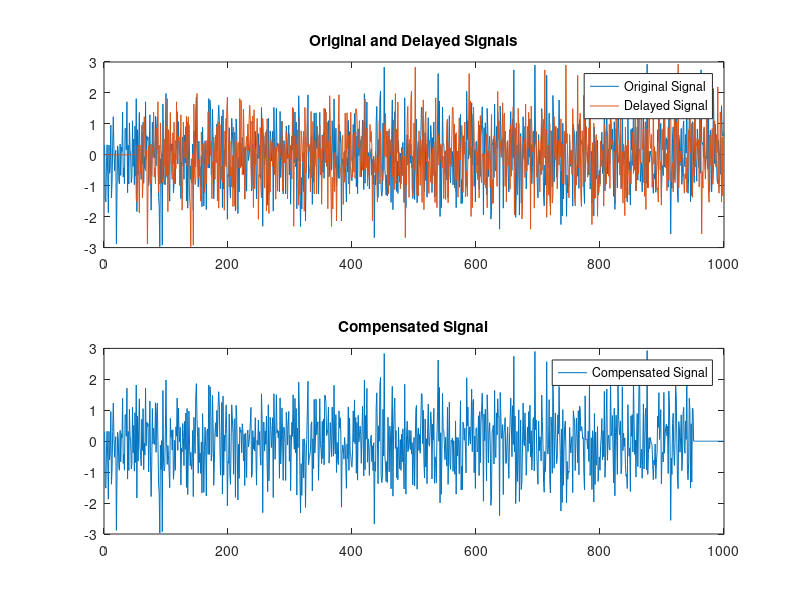

Recreate this plot in MATLAB.
% Define parameters for signal generation
N = 1000; % Number of samples
mean = 0; % Mean of the White Gaussian Noise
std = 1; % Standard deviation of the White Gaussian Noise
delay_samples = 50; % Delay in samples

% Generate the White Gaussian Noise signal
original_signal = mean + std .* randn(N, 1);

% Generate the delayed signal
delayed_signal = [zeros(delay_samples, 1); original_signal(1:end-delay_samples)];

% Compute discrete-time correlation and estimate the delay in samples
[correlation, lags] = xcorr(delayed_signal, original_signal, 'biased');
[~, I] = max(correlation);
estimated_delay = lags(I);

% Compensate the delay between the signals
compensated_signal = circshift(delayed_signal, -estimated_delay);

% Plot the signals
figure;
subplot(2,1,1);
plot(original_signal);
hold on;
plot(delayed_signal);
title('Original and Delayed Signals');
legend('Original Signal', 'Delayed Signal');
hold off;

subplot(2,1,2);
plot(compensated_signal);
title('Compensated Signal');
legend('Compensated Signal');

% Output the correlation and estimated delay for further use
correlation;
estimated_delay;
